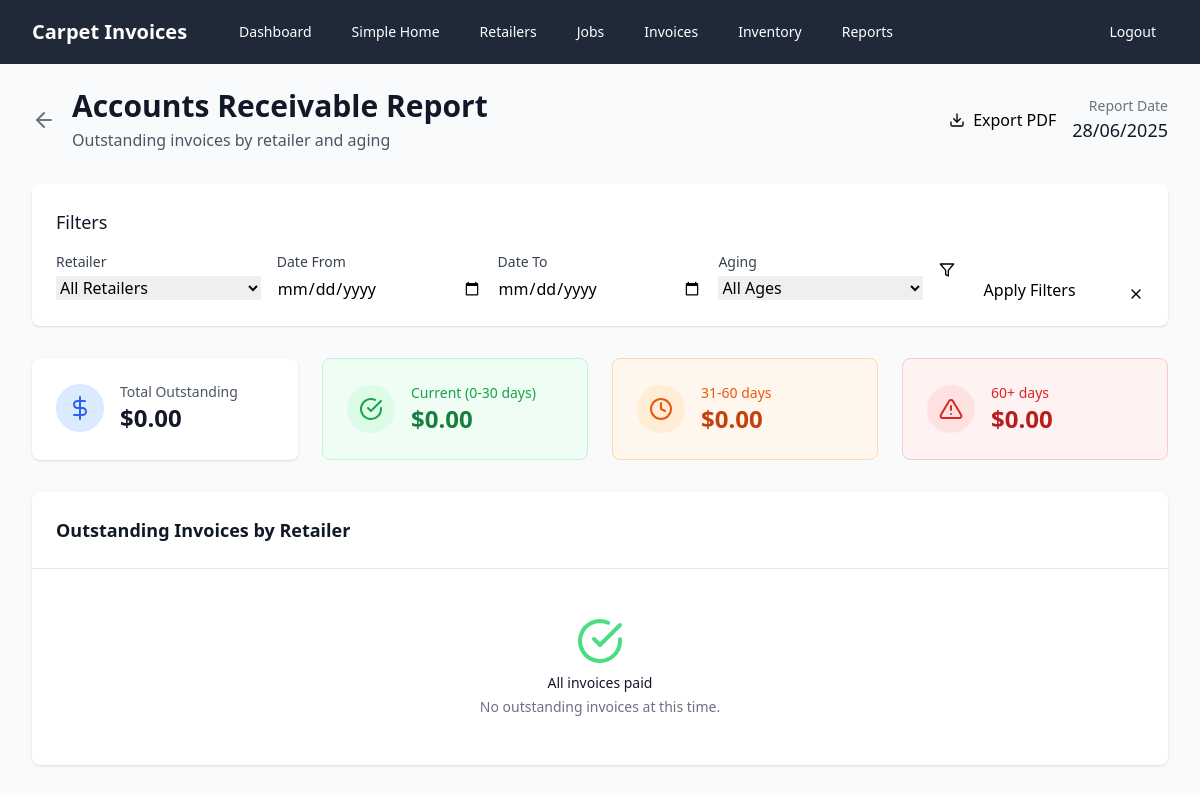
The app's page /reports/accounts-receivable (signed in), older data.
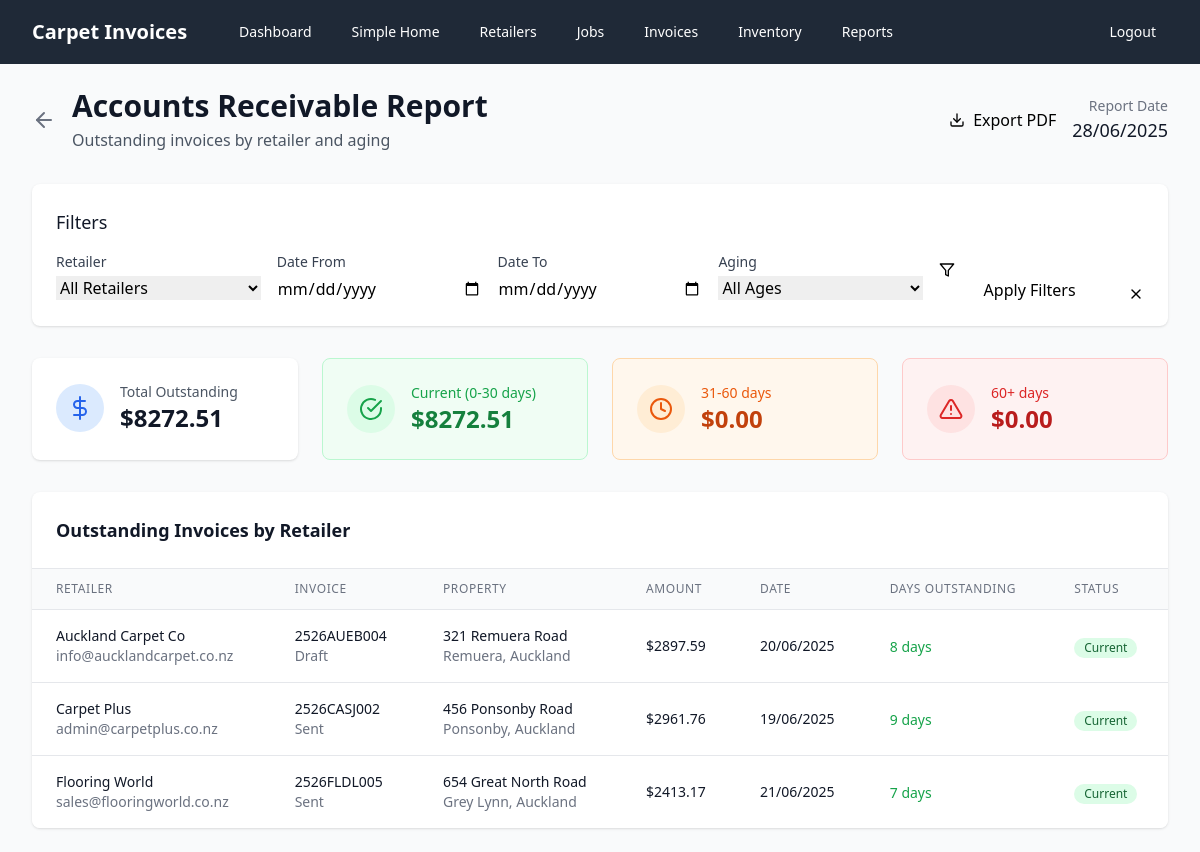
The same page, newer data.
### models.py (models this page shows, shortened)
class Retailer(db.Model):
    id = db.Column(db.Integer, primary_key=True)
    name = db.Column(db.String(100), nullable=False)
    email = db.Column(db.String(120), nullable=False)
    phone = db.Column(db.String(20), nullable=False)
    jobs = relationship("Job", back_populates="retailer")

class Invoice(db.Model):
    id = db.Column(db.Integer, primary_key=True)
    invoice_code = db.Column(db.String(100), unique=True, nullable=False, index=True)
    job_id = db.Column(db.Integer, ForeignKey('job.id'), nullable=False, index=True)
    date_created = db.Column(db.Date, nullable=False, default=datetime.now().date, index=True)
    status = db.Column(db.String(20), nullable=False, default='draft', index=True)  # draft, sent, paid
    gst_percentage = db.Column(db.Float, nullable=False, default=15.0)
    subtotal = db.Column(db.Float, nullable=False, default=0.0)
    gst_amount = db.Column(db.Float, nullable=False, default=0.0)
    total = db.Column(db.Float, nullable=False, default=0.0, index=True)
    job = relationship("Job", back_populates="invoices")
    lines = relationship("InvoiceLine", back_populates="invoice", cascade="all, delete-orphan")
    files = relationship("FileStore", back_populates="invoice", cascade="all, delete-orphan")

class Job(db.Model):
    id = db.Column(db.Integer, primary_key=True)
    street_address = db.Column(db.String(200), nullable=False)
    suburb = db.Column(db.String(100), nullable=False)
    town_city = db.Column(db.String(100), nullable=False)
    retailer_id = db.Column(db.Integer, ForeignKey('retailer.id'), nullable=False)
    homeowner_name = db.Column(db.String(100), nullable=False)
    homeowner_phone = db.Column(db.String(20), nullable=False)
    date_completed = db.Column(db.Date, nullable=False)
    retailer = relationship("Retailer", back_populates="jobs")
    invoices = relationship("Invoice", back_populates="job")

### app.py (the view, shortened to what this page needs)
@app.route('/reports/accounts-receivable')
@login_required
def accounts_receivable_report():
    from datetime import datetime, timedelta
    current_date = datetime.now().date()
    retailer_filter = request.args.get('retailer_id', type=int)
    date_from = request.args.get('date_from')
    date_to = request.args.get('date_to')
    aging_filter = request.args.get('aging')
    query = db.session.query(Invoice)\
        .join(Job)\
        .join(Retailer)\
        .filter(Invoice.status.in_(['draft', 'sent']))
    if retailer_filter:
        query = query.filter(Job.retailer_id == retailer_filter)
    if date_from:
        try:
            date_from_obj = datetime.strptime(date_from, '%Y-%m-%d').date()
            query = query.filter(Invoice.date_created >= date_from_obj)
        except ValueError:
            pass
    if date_to:
        try:
            date_to_obj = datetime.strptime(date_to, '%Y-%m-%d').date()
            query = query.filter(Invoice.date_created <= date_to_obj)
        except ValueError:
            pass
    outstanding_invoices = query.order_by(Retailer.name, Invoice.date_created).all()
    retailer_data = {}
    summary = {
        'total_outstanding': 0,
        'current': 0,      # 0-30 days
        'days_31_60': 0,   # 31-60 days
        'days_60_plus': 0  # 60+ days
    }
    for invoice in outstanding_invoices:
        retailer_name = invoice.job.retailer.name
        if retailer_name not in retailer_data:
            retailer_data[retailer_name] = []
        retailer_data[retailer_name].append(invoice)
        days_outstanding = (current_date - invoice.date_created).days
        summary['total_outstanding'] += invoice.total
        if days_outstanding <= 30:
            summary['current'] += invoice.total
        elif days_outstanding <= 60:
            summary['days_31_60'] += invoice.total
        else:
            summary['days_60_plus'] += invoice.total
    all_retailers = db.session.query(Retailer).order_by(Retailer.name).all()
    return render_template('accounts_receivable_report.html',
                         retailer_data=retailer_data,
                         summary=summary,
                         report_date=current_date,
                         all_retailers=all_retailers,
                         filters={
                             'retailer_id': retailer_filter,
                             'date_from': date_from,
                             'date_to': date_to,
                             'aging': aging_filter
                         })

### app.py (called while the page is built)
def login_required(f):
    from functools import wraps
    @wraps(f)
    def decorated_function(*args, **kwargs):
        if not session.get('logged_in'):
            return redirect(url_for('login'))
        return f(*args, **kwargs)
    return decorated_function

### templates/accounts_receivable_report.html (shortened to what the changed rows need)
{% extends "base.html" %}
{% block content %}
<div class="max-w-7xl mx-auto">
    <div class="flex items-center justify-between mb-8">
        <div class="flex items-center">
            <div>
                <h1 class="text-3xl font-bold text-gray-900">Accounts Receivable Report</h1>
            </div>
        </div>
    </div>
    <div class="grid grid-cols-1 md:grid-cols-4 gap-6 mb-8">
        <div class="bg-white rounded-lg shadow p-6">
            <div class="flex items-center">
                <div class="ml-4">
                    <p class="text-sm font-medium text-gray-600">Total Outstanding</p>
                    <p class="text-2xl font-bold text-gray-900">${{ "%.2f"|format(summary.total_outstanding) }}</p>
                </div>
            </div>
        </div>
        <div class="bg-green-50 border border-green-200 rounded-lg p-6">
            <div class="flex items-center">
                <div class="ml-4">
                    <p class="text-sm font-medium text-green-600">Current (0-30 days)</p>
                    <p class="text-2xl font-bold text-green-700">${{ "%.2f"|format(summary.current) }}</p>
                </div>
            </div>
        </div>
    </div>
    <div class="bg-white rounded-lg shadow overflow-hidden">
        <div class="p-6 border-b border-gray-200">
            <h2 class="text-lg font-semibold text-gray-900">Outstanding Invoices by Retailer</h2>
        </div>
        {% if retailer_data %}
        <div class="overflow-x-auto">
            <table class="min-w-full divide-y divide-gray-200">
                <thead class="bg-gray-50">
                    <tr>
                        <th class="px-6 py-3 text-left text-xs font-medium text-gray-500 uppercase tracking-wider">Retailer</th>
                        <th class="px-6 py-3 text-left text-xs font-medium text-gray-500 uppercase tracking-wider">Invoice</th>
                        <th class="px-6 py-3 text-left text-xs font-medium text-gray-500 uppercase tracking-wider">Property</th>
                        <th class="px-6 py-3 text-left text-xs font-medium text-gray-500 uppercase tracking-wider">Amount</th>
                        <th class="px-6 py-3 text-left text-xs font-medium text-gray-500 uppercase tracking-wider">Date</th>
                        <th class="px-6 py-3 text-left text-xs font-medium text-gray-500 uppercase tracking-wider">Days Outstanding</th>
                        <th class="px-6 py-3 text-left text-xs font-medium text-gray-500 uppercase tracking-wider">Status</th>
                    </tr>
                </thead>
                <tbody class="bg-white divide-y divide-gray-200">
                    {% for retailer_name, invoices in retailer_data.items() %}
                        {% for invoice in invoices %}
                        <tr class="hover:bg-gray-50">
                            <td class="px-6 py-4 whitespace-nowrap">
                                {% if loop.first %}
                                <div class="text-sm font-medium text-gray-900">{{ retailer_name }}</div>
                                <div class="text-sm text-gray-500">{{ invoice.job.retailer.email }}</div>
                                {% endif %}
                            </td>
                            <td class="px-6 py-4 whitespace-nowrap">
                                <div class="text-sm font-medium text-gray-900">{{ invoice.invoice_code }}</div>
                                <div class="text-sm text-gray-500">{{ invoice.status|title }}</div>
                            </td>
                            <td class="px-6 py-4 whitespace-nowrap">
                                <div class="text-sm text-gray-900">{{ invoice.job.street_address }}</div>
                                <div class="text-sm text-gray-500">{{ invoice.job.suburb }}, {{ invoice.job.town_city }}</div>
                            </td>
                            <td class="px-6 py-4 whitespace-nowrap text-sm font-medium text-gray-900">
                                ${{ "%.2f"|format(invoice.total) }}
                            </td>
                            <td class="px-6 py-4 whitespace-nowrap text-sm text-gray-900">
                                {{ invoice.date_created.strftime('%d/%m/%Y') }}
                            </td>
                            <td class="px-6 py-4 whitespace-nowrap">
                                {% set days_outstanding = (report_date - invoice.date_created).days %}
                                <span class="text-sm font-medium
                                    {% if days_outstanding <= 30 %}text-green-600
                                    {% elif days_outstanding <= 60 %}text-orange-600
                                    {% else %}text-red-600{% endif %}">
                                    {{ days_outstanding }} days
                                </span>
                            </td>
                            <td class="px-6 py-4 whitespace-nowrap">
                                {% set days_outstanding = (report_date - invoice.date_created).days %}
                                {% if days_outstanding <= 30 %}
                                    <span class="inline-flex items-center px-2.5 py-0.5 rounded-full text-xs font-medium bg-green-100 text-green-800">Current</span>
                                {% elif days_outstanding <= 60 %}
                                    <span class="inline-flex items-center px-2.5 py-0.5 rounded-full text-xs font-medium bg-orange-100 text-orange-800">Overdue</span>
                                {% else %}
                                    <span class="inline-flex items-center px-2.5 py-0.5 rounded-full text-xs font-medium bg-red-100 text-red-800">Past Due</span>
                                {% endif %}
                            </td>
                        </tr>
                        {% endfor %}
                    {% endfor %}
                </tbody>
            </table>
        </div>
        {% else %}
        <div class="text-center py-12">
            <i data-feather="check-circle" class="mx-auto h-12 w-12 text-green-400"></i>
            <h3 class="mt-2 text-sm font-medium text-gray-900">All invoices paid</h3>
            <p class="mt-1 text-sm text-gray-500">No outstanding invoices at this time.</p>
        </div>
        {% endif %}
    </div>
</div>
{% endblock %}

Row changes from the older to the newer data that the page shows:
added Retailer: name "Auckland Carpet Co"
added Invoice: job.retailer.email "info@aucklandcarpet.co.nz", invoice_code "2526AUEB004", status "Draft", job.street_address "321 Remuera Road", job.suburb "Remuera", job.town_city "Auckland", total "2897.59", date_created "20/06/2025"
now on this page (row unchanged): Retailer: name "Carpet Plus"
added Invoice: job.retailer.email "admin@carpetplus.co.nz", invoice_code "2526CASJ002", status "Sent", job.street_address "456 Ponsonby Road", job.suburb "Ponsonby", job.town_city "Auckland", total "2961.76", date_created "19/06/2025"
added Retailer: name "Flooring World"
added Invoice: job.retailer.email "sales@flooringworld.co.nz", invoice_code "2526FLDL005", status "Sent", job.street_address "654 Great North Road", job.suburb "Grey Lynn", job.town_city "Auckland", total "2413.17", date_created "21/06/2025"
Text that changed along with them:
{{ "%.2f"|format(summary.total_outstanding) }}: "0.00" → "8272.51"
{{ "%.2f"|format(summary.current) }}: "0.00" → "8272.51"
text no longer shown: "All invoices paid No outstanding invoices at this time."
text now shown: "RETAILER INVOICE PROPERTY AMOUNT DATE DAYS OUTSTANDING STATUS"
